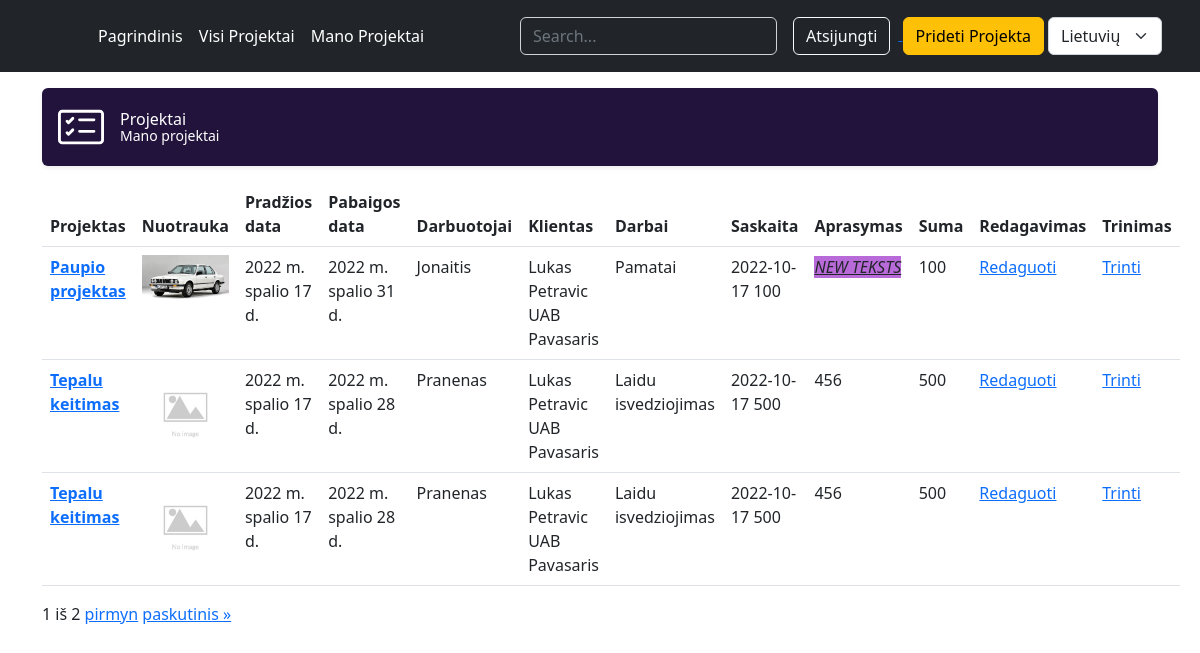
Page /user-project/ (signed in) on the earlier database version.
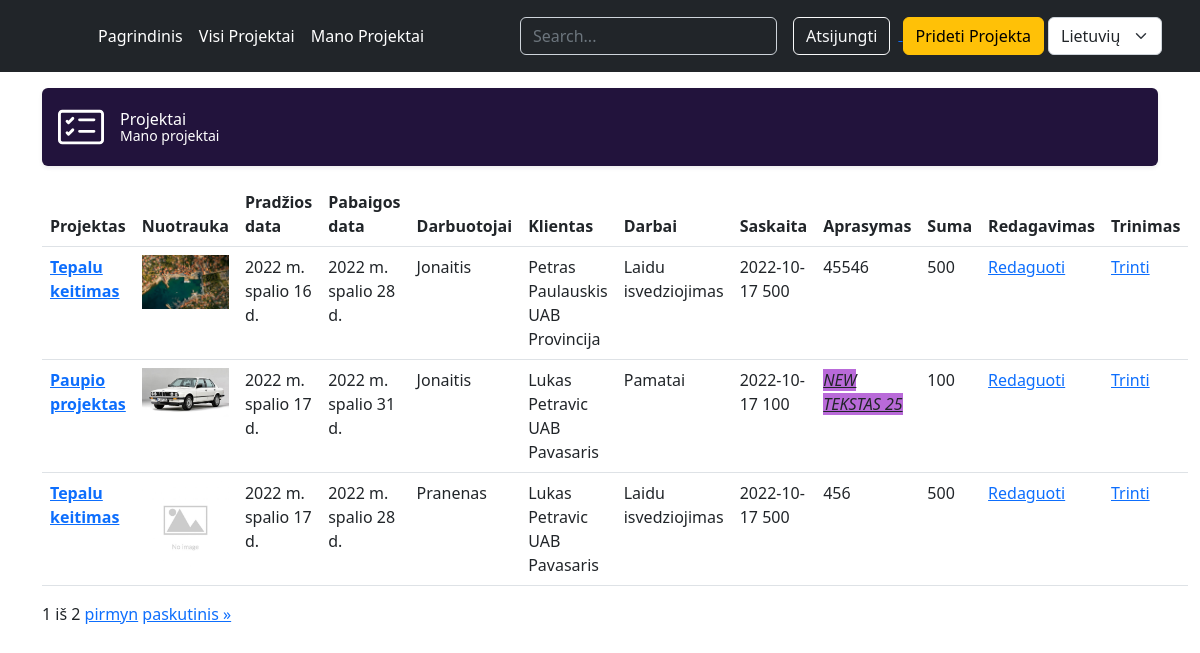
Same page on the later database version.
### projektai/models.py (models this page shows, shortened)
class Projektas(models.Model):
    pavadinimas = models.CharField(_('Pavadinimas'), max_length=20)
    pradzios_data=models.DateField(_("Pradžios data"))
    pabaigos_data = models.DateField(_("Pabaigos data"))
    klientas_id = models.ForeignKey('Klientas',on_delete=models.SET_NULL,null=True)
    vadovas_user= models.ForeignKey(User,on_delete=models.SET_NULL,null=True)
    darbuotojas_id = models.ForeignKey("Darbuotojas",on_delete=models.SET_NULL,null=True)
    darbas_id = models.ForeignKey("Darbas",on_delete=models.SET_NULL,null=True)
    saskaita_id = models.ForeignKey("Saskaita",on_delete=models.SET_NULL,null=True)
    nuotrauka = models.ImageField(_('Viršelis'), upload_to='projekto_virseliai', null=True)
    aprasymas = HTMLField(_('Aprasymas'), null=True)
    class Meta:
        verbose_name = _("Projektas")
        verbose_name_plural = _('Projektai')
        ordering = ['pradzios_data',]

class Darbuotojas(models.Model):
    vardas = models.CharField(_("Vardas"), max_length=20)
    pavarde = models.CharField(_("Pavardė"), max_length=20)
    pareigos = models.CharField(_("Pareigos"), max_length=20)
    class Meta:
        verbose_name = _("Darbuotojas")
        verbose_name_plural = _('Darbuotojai')

class Klientas(models.Model):
    vardas = models.CharField(_("Vardas"), max_length=20)
    pavarde = models.CharField(_("Pavardė"), max_length=20)
    imone = models.CharField(_("Įmonė"), max_length=20)
    kontaktai = models.TextField(_("Kontaktai"), max_length=500)
    class Meta:
        verbose_name = _("Klientas")
        verbose_name_plural = _('Klientai')
    def __str__(self):
        return f"{self.vardas} {self.pavarde} {self.imone}"

class Darbas(models.Model):
    pavadinimas = models.CharField(_("Pavadinimas"), max_length=20)
    pastabos = models.CharField(_("Pastabos"), max_length=200)
    class Meta:
        verbose_name = _("Darbas")
        verbose_name_plural = _('Darbai')

class Saskaita(models.Model):
    israsymo_data = models.DateField(_("Išrašymo data"))
    suma = models.PositiveIntegerField(_("Suma"))
    class Meta:
        verbose_name = _("Saskaita")
        verbose_name_plural = _('Saskaitos')
    def __str__(self):
        return f"{self.israsymo_data} {self.suma} "

### projektai/views.py (the view)
# urls.py: path('user-project/', views.UserProjektasListView.as_view(), name='user-projektai'),
class UserProjektasListView(LoginRequiredMixin, generic.ListView):
    model = Projektas
    template_name = 'user_projektai.html'
    paginate_by = 3
    def get_queryset(self):
        return Projektas.objects.filter(vadovas_user=self.request.user)

### templates/user_projektai.html (shortened to what this page needs)
{% extends 'base.html' %}
{% block content %}
{% load i18n %}
<div class="d-flex align-items-center p-3 my-3 text-white bg-purple rounded shadow-sm">
    <div class="lh-1">
      <h1 class="h6 mb-0 text-white lh-1">Projektai</h1>
      <small>Mano projektai</small>
    </div>
  </div>
<table class="table table-hover">
  <thead>
    <tr>
      <th scope="col">Projektas</th>
      <th scope="col">Nuotrauka</th>
      <th scope="col">Pradžios data</th>
      <th scope="col">Pabaigos data</th>
      <th scope="col">Darbuotojai</th>
      <th scope="col">Klientas</th>
      <th scope="col">Darbai</th>
      <th scope="col">Saskaita</th>
      <th scope="col">Aprasymas</th>
      <th scope="col">Suma</th>
      <th scope="col">Redagavimas</th>
      <th scope="col">Trinimas</th>
    </tr>
  </thead>
  <tbody>
  {% load static %}
  {% if projektas_list %}
  {% for projektas in projektas_list %}
    <tr>
      <th scope="row"><a href="{% url 'projektas' projektas.id %}">{{projektas.pavadinimas}}</a></th>
      {% if projektas.nuotrauka %}
              <th><img src="{{ projektas.nuotrauka.url }}" class="card-img-top"></th>
            {% else %}
             <th> <img src="{% static 'no-image.jpg' %}" class="card-img-top"></th>
            {% endif %}
      <td>{{projektas.pradzios_data}}</td>
      <td>{{projektas.pabaigos_data}}</td>
      <td>{{projektas.darbuotojas_id.pavarde}}</td>
      <td>{{projektas.klientas_id}}</td>
      <td>{{projektas.darbas_id.pavadinimas}}</td>
      <td>{{projektas.saskaita_id}}</td>
        <td>{{projektas.aprasymas | safe}}</td>
        <td>{{projektas.saskaita_id.suma}}</td>
        <td><a href="{% url 'user-projektai-update' projektas.id  %}"> Redaguoti</a></td>
        <td><a href="{% url 'user-projektai-delete' projektas.id  %}"> Trinti</a></td>
    </tr>
{% endfor %}
  {% else %}
  <p>Siuo metu neturite projektu</p>
  {% endif %}
  </tbody>
</table>
  <div class="pagination">
    <span class="step-links">
        <span class="current">
            {{ page_obj.number }} iš {{ page_obj.paginator.num_pages }}
        </span>
        {% if page_obj.has_next %}
            <a href="?page={{ page_obj.next_page_number }}">pirmyn</a>
            <a href="?page={{ page_obj.paginator.num_pages }}">paskutinis &raquo;</a>
        {% endif %}
    </span>
</div>
{% endblock %}

Differences in the rows shown:
no longer on this page (row edited): Projektas: pavadinimas "Tepalu keitimas", pradzios_data "2022 m. spalio 17 d.", pabaigos_data "2022 m. spalio 28 d.", darbuotojas_id.pavarde "Pranenas", klientas_id "Lukas Petravic UAB Pavasaris", darbas_id.pavadinimas "Laidu isvedziojimas", saskaita_id "2022-10-17 500", aprasymas "456", saskaita_id.suma "500"
now on this page (row edited): Projektas: pavadinimas "Tepalu keitimas", nuotrauka (picture), pradzios_data "2022 m. spalio 16 d.", pabaigos_data "2022 m. spalio 28 d.", darbuotojas_id.pavarde "Jonaitis", klientas_id "Petras Paulauskis UAB Provincija", darbas_id.pavadinimas "Laidu isvedziojimas", saskaita_id "2022-10-17 500", aprasymas "45546", saskaita_id.suma "500"
changed Projektas "Paupio projektas": aprasymas "NEW TEKSTS" → "NEW TEKSTAS 25"
